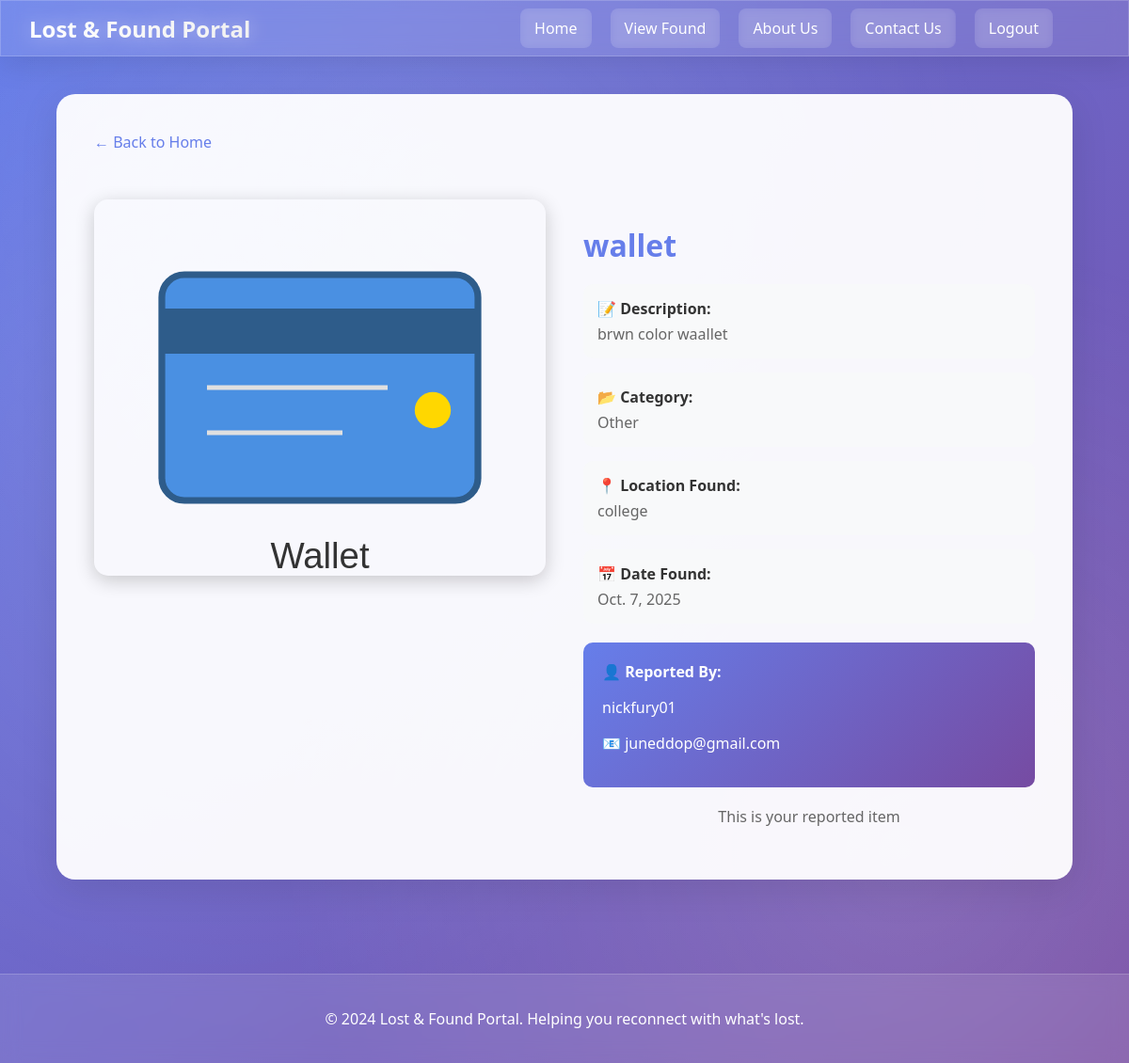
/item/1/ (signed in), run on the app's committed database.
### found_app/models.py (models this page shows, shortened)
class FoundItem(models.Model):
    CATEGORY_CHOICES = [
        ('electronics', 'Electronics'),
        ('documents', 'Documents'),
        ('clothing', 'Clothing'),
        ('other', 'Other'),
    ]
    user = models.ForeignKey(User, on_delete=models.CASCADE)  # Link to the User model
    item_name = models.CharField(max_length=255)  # Name of the lost item
    description = models.TextField()  # Description of the item
    category = models.CharField(
        max_length=20,
        choices=CATEGORY_CHOICES,  # Predefined choices for category
        default='other',  # Default category
    )
    date_found = models.DateField()  # Date when the item was lost
    location = models.CharField(max_length=255)  # Where the item was lost
    image = models.ImageField(upload_to='lost_items/', blank=True, null=True)  # Optional image field
    is_claimed = models.BooleanField(default=False)  # Track if item is claimed
    claimed_by = models.ForeignKey(User, on_delete=models.SET_NULL, null=True, blank=True, related_name='claimed_items')  # Who claimed it
    class Meta:
        db_table="Found_item"

### found_app/views.py (the view)
# urls.py: path('item/<int:item_id>/', v.item_detail, name='item_detail'),
@login_required
def item_detail(request, item_id):
    item = get_object_or_404(FoundItem, id=item_id)
    return render(request, 'item_detail.html', {'item': item})

### found_app/templates/item_detail.html (shortened to what this page needs)
{% load static %}
<!DOCTYPE html>
<html lang="en">
<head>
    <link rel="stylesheet" href="{% static 'css/home.css' %}">
</head>
<body>
    <header class="navbar">
        <div class="logo">Lost & Found Portal</div>
        <nav class="links">
            <a href="{% url 'home' %}">Home</a>
            <a href="{% url 'view_found' %}">View Found</a>
            <a href="{% url 'about' %}">About Us</a>
            <a href="{% url 'contact' %}">Contact Us</a>
            {% if user.is_authenticated %}
                <a href="{% url 'logout' %}">Logout</a>
            {% else %}
                <a href="{% url 'login' %}">Login</a>
            {% endif %}
        </nav>
    </header>
    <div class="detail-container">
        <a href="{% url 'home' %}" class="back-link">← Back to Home</a>
        <div class="detail-grid">
            <div>
                {% if item.image %}
                    <img src="{{ item.image.url }}" alt="{{ item.item_name }}" class="detail-image">
                {% else %}
                    <img src="{% static 'images/wallet.svg' %}" alt="No Image" class="detail-image">
                {% endif %}
            </div>
            <div class="detail-info">
                <h2>{{ item.item_name }}</h2>
                <div class="info-row">
                    <strong>📝 Description:</strong>
                    <p>{{ item.description }}</p>
                </div>
                <div class="info-row">
                    <strong>📂 Category:</strong>
                    <p>{{ item.get_category_display }}</p>
                </div>
                <div class="info-row">
                    <strong>📍 Location Found:</strong>
                    <p>{{ item.location }}</p>
                </div>
                <div class="info-row">
                    <strong>📅 Date Found:</strong>
                    <p>{{ item.date_found }}</p>
                </div>
                <div class="reporter-info">
                    <strong>👤 Reported By:</strong>
                    <p>{{ item.user.username }}</p>
                    <p>📧 {{ item.user.email }}</p>
                </div>
                {% if item.is_claimed %}
                    <p style="color: #28a745; font-weight: 600; margin-top: 20px; text-align: center;">
                        ✅ This item has been claimed
                    </p>
                {% else %}
                    {% if user.is_authenticated %}
                        {% if user != item.user %}
                            <div class="action-buttons">
                                <a href="{% url 'claim_item' item.id %}" class="btn btn-claim">
                                    📋 Claim This Item
                                </a>
                                <a href="{% url 'chat_with_user' item.user.username %}" class="btn btn-chat">
                                    💬 Chat with Finder
                                </a>
                            </div>
                        {% else %}
                            <p style="margin-top: 20px; text-align: center; color: #666;">
                                This is your reported item
                            </p>
                        {% endif %}
                    {% else %}
                        <p style="margin-top: 20px; text-align: center;">
                            <a href="{% url 'login' %}" style="color: #667eea; font-weight: 600;">
                                Please login to claim this item
                            </a>
                        </p>
                    {% endif %}
                {% endif %}
            </div>
        </div>
    </div>
    <footer class="footer">
        <p>&copy; 2024 Lost & Found Portal. Helping you reconnect with what's lost.</p>
    </footer>
</body>
</html>

### accounts/static/css/home.css (style rules this page uses)
body { font-family: 'Segoe UI', Tahoma, Geneva, Verdana, sans-serif; margin: 0; padding: 0; background: linear-gradient(135deg, #667eea 0%, #764ba2 100%); background-attachment: fixed; color: #fff; min-height: 100vh; }
body::before { content: ''; position: fixed; width: 100%; height: 100%; background-image: radial-gradient(circle at 20% 50%, rgba(255, 255, 255, 0.1) 0%, transparent 50%), radial-gradient(circle at 80% 80%, rgba(255, 255, 255, 0.15) 0%, transparent 50%), radial-gradient(circle at 40% 20%, rgba(255, 255, 255, 0.1) 0%, transparent 50%); animation: moveBackground 20s ease-in-out infinite; z-index: -1; }
header { display: flex; justify-content: space-between; align-items: center; background: rgba(255, 255, 255, 0.1); backdrop-filter: blur(10px); -webkit-backdrop-filter: blur(10px); border: 1px solid rgba(255, 255, 255, 0.18); padding: 15px 30px; color: white; position: fixed; top: 0; left: 0; width: 100%; z-index: 1000; height: 60px; box-sizing: border-box; box-shadow: 0 8px 32px rgba(0, 0, 0, 0.1); }
.logo { font-size: 24px; font-weight: bold; text-shadow: 0 0 20px rgba(255, 255, 255, 0.5); background: linear-gradient(45deg, #fff, #f0f0f0); -webkit-background-clip: text; -webkit-text-fill-color: transparent; background-clip: text; }
.links { display: flex; gap: 20px; margin-right: 50px; }
.links a { color: white; text-decoration: none; font-size: 16px; padding: 10px 15px; border-radius: 8px; transition: all 0.3s ease-in-out; position: relative; white-space: nowrap; background: rgba(255, 255, 255, 0.1); backdrop-filter: blur(5px); }
footer { background: rgba(255, 255, 255, 0.1); backdrop-filter: blur(10px); -webkit-backdrop-filter: blur(10px); border-top: 1px solid rgba(255, 255, 255, 0.18); color: white; text-align: center; padding: 20px; margin-top: 40px; }
html, body { overflow-x: hidden; }

### found_app/templates/item_detail.html (style rules this page uses)
.detail-container { max-width: 1000px; margin: 100px auto; padding: 40px; background: rgba(255, 255, 255, 0.95); border-radius: 20px; box-shadow: 0 10px 40px rgba(0, 0, 0, 0.1); }
.detail-grid { display: grid; grid-template-columns: 1fr 1fr; gap: 40px; margin-top: 30px; }
.detail-image { width: 100%; height: 400px; object-fit: cover; border-radius: 15px; box-shadow: 0 5px 20px rgba(0, 0, 0, 0.2); }
.detail-info h2 { color: #667eea; font-size: 32px; margin-bottom: 20px; }
.info-row { margin: 15px 0; padding: 15px; background: #f8f9fa; border-radius: 10px; }
.info-row strong { color: #333; display: block; margin-bottom: 5px; }
.info-row p { color: #666; margin: 0; }
.back-link { display: inline-block; margin-bottom: 20px; color: #667eea; text-decoration: none; font-weight: 500; }
.reporter-info { background: linear-gradient(135deg, #667eea 0%, #764ba2 100%); color: white; padding: 20px; border-radius: 10px; margin-top: 20px; }

### data on the page
FoundItem: item_name "wallet", description "brwn color waallet", category "Other", location "college", date_found "Oct. 7, 2025", user.username "nickfury01", user.email "juneddop@gmail.com"
